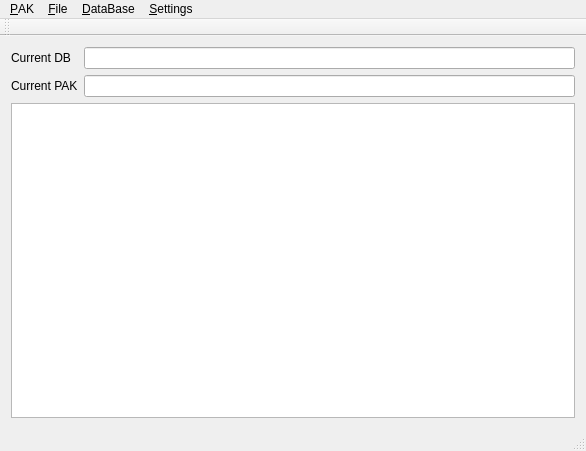
<?xml version="1.0" encoding="UTF-8"?>
<ui version="4.0">
 <class>MainWindow</class>
 <widget class="QMainWindow" name="MainWindow">
  <property name="geometry">
   <rect>
    <x>0</x>
    <y>0</y>
    <width>586</width>
    <height>451</height>
   </rect>
  </property>
  <property name="windowTitle">
   <string>AITD PAK Editor</string>
  </property>
  <property name="windowIcon">
   <iconset resource="data.qrc">
    <normaloff>:/data/AITD_PakEdit.xpm</normaloff>:/data/AITD_PakEdit.xpm</iconset>
  </property>
  <widget class="QWidget" name="centralWidget">
   <layout class="QGridLayout" name="gridLayout">
    <item row="1" column="1">
     <widget class="QLineEdit" name="lineEditPAKName">
      <property name="readOnly">
       <bool>true</bool>
      </property>
     </widget>
    </item>
    <item row="0" column="1">
     <widget class="QLineEdit" name="lineEditDBName">
      <property name="readOnly">
       <bool>true</bool>
      </property>
     </widget>
    </item>
    <item row="1" column="0">
     <widget class="QLabel" name="label">
      <property name="text">
       <string>Current PAK</string>
      </property>
     </widget>
    </item>
    <item row="0" column="0">
     <widget class="QLabel" name="label_2">
      <property name="text">
       <string>Current DB</string>
      </property>
     </widget>
    </item>
    <item row="2" column="0" colspan="2">
     <widget class="QTableWidget" name="tableWidget">
      <property name="editTriggers">
       <set>QAbstractItemView::NoEditTriggers</set>
      </property>
      <property name="dragDropOverwriteMode">
       <bool>false</bool>
      </property>
      <property name="alternatingRowColors">
       <bool>true</bool>
      </property>
      <property name="selectionMode">
       <enum>QAbstractItemView::SingleSelection</enum>
      </property>
      <property name="selectionBehavior">
       <enum>QAbstractItemView::SelectRows</enum>
      </property>
      <property name="wordWrap">
       <bool>false</bool>
      </property>
      <attribute name="horizontalHeaderCascadingSectionResizes">
       <bool>false</bool>
      </attribute>
      <attribute name="horizontalHeaderDefaultSectionSize">
       <number>70</number>
      </attribute>
      <attribute name="horizontalHeaderStretchLastSection">
       <bool>false</bool>
      </attribute>
     </widget>
    </item>
   </layout>
  </widget>
  <widget class="QMenuBar" name="menuBar">
   <property name="geometry">
    <rect>
     <x>0</x>
     <y>0</y>
     <width>586</width>
     <height>20</height>
    </rect>
   </property>
   <widget class="QMenu" name="menu_File">
    <property name="title">
     <string>&amp;PAK</string>
    </property>
    <addaction name="actionOpenPAK"/>
    <addaction name="actionSavePAK"/>
    <addaction name="actionOverwrite_PAK_uncompressed"/>
    <addaction name="separator"/>
    <addaction name="actionExport_All_Compressed"/>
    <addaction name="actionExport_All_Decompressed"/>
    <addaction name="actionExport_All_Interpreted"/>
    <addaction name="separator"/>
    <addaction name="actionExit"/>
   </widget>
   <widget class="QMenu" name="menuFile">
    <property name="title">
     <string>&amp;File</string>
    </property>
    <addaction name="actionExport_Compressed"/>
    <addaction name="actionExport_Decompressed"/>
    <addaction name="actionExport_Interpreted"/>
    <addaction name="action_Import"/>
    <addaction name="action_ImportRaw"/>
   </widget>
   <widget class="QMenu" name="menuDataBAse">
    <property name="title">
     <string>&amp;DataBase</string>
    </property>
    <addaction name="action_OpenDB"/>
    <addaction name="action_WriteDB"/>
   </widget>
   <widget class="QMenu" name="menu_Settings">
    <property name="title">
     <string>&amp;Settings</string>
    </property>
    <addaction name="actionSet_Dosbox_path"/>
    <addaction name="actionSet_PKZip_path"/>
   </widget>
   <addaction name="menu_File"/>
   <addaction name="menuFile"/>
   <addaction name="menuDataBAse"/>
   <addaction name="menu_Settings"/>
  </widget>
  <widget class="QToolBar" name="mainToolBar">
   <attribute name="toolBarArea">
    <enum>TopToolBarArea</enum>
   </attribute>
   <attribute name="toolBarBreak">
    <bool>false</bool>
   </attribute>
  </widget>
  <widget class="QStatusBar" name="statusBar"/>
  <action name="actionOpenPAK">
   <property name="enabled">
    <bool>false</bool>
   </property>
   <property name="text">
    <string>&amp;Open PAK</string>
   </property>
  </action>
  <action name="actionSavePAK">
   <property name="enabled">
    <bool>false</bool>
   </property>
   <property name="text">
    <string>Over&amp;write PAK</string>
   </property>
  </action>
  <action name="actionExit">
   <property name="text">
    <string>E&amp;xit</string>
   </property>
  </action>
  <action name="actionOverwrite_PAK_uncompressed">
   <property name="enabled">
    <bool>false</bool>
   </property>
   <property name="text">
    <string>Overwrite PAK &amp;uncompressed</string>
   </property>
  </action>
  <action name="actionExport_all_as_BMP">
   <property name="enabled">
    <bool>false</bool>
   </property>
   <property name="text">
    <string>Try to export all as &amp;picture</string>
   </property>
  </action>
  <action name="actionExport_Compressed">
   <property name="text">
    <string>Export Raw &amp;Compressed</string>
   </property>
  </action>
  <action name="action_Import">
   <property name="text">
    <string>Import &amp;Interpreted</string>
   </property>
  </action>
  <action name="action_OpenDB">
   <property name="text">
    <string>&amp;OpenDB</string>
   </property>
  </action>
  <action name="action_WriteDB">
   <property name="enabled">
    <bool>false</bool>
   </property>
   <property name="text">
    <string>Over&amp;writeDB</string>
   </property>
  </action>
  <action name="actionExport_All_Compressed">
   <property name="enabled">
    <bool>false</bool>
   </property>
   <property name="text">
    <string>Export All &amp;Compressed</string>
   </property>
  </action>
  <action name="actionExport_Decompressed">
   <property name="text">
    <string>Export Raw &amp;Decompressed</string>
   </property>
  </action>
  <action name="actionExport_Interpreted">
   <property name="text">
    <string>&amp;Export Interpreted</string>
   </property>
  </action>
  <action name="actionExport_All_Decompressed">
   <property name="enabled">
    <bool>false</bool>
   </property>
   <property name="text">
    <string>Export All &amp;Decompressed</string>
   </property>
  </action>
  <action name="actionExport_All_Interpreted">
   <property name="enabled">
    <bool>false</bool>
   </property>
   <property name="text">
    <string>Export All &amp;Interpreted</string>
   </property>
  </action>
  <action name="action_ImportRaw">
   <property name="text">
    <string>Import &amp;Raw</string>
   </property>
  </action>
  <action name="actionSet_Dosbox_path">
   <property name="text">
    <string>Set &amp;Dosbox path</string>
   </property>
  </action>
  <action name="actionSet_PKZip_path">
   <property name="text">
    <string>Set &amp;PKZip path</string>
   </property>
  </action>
 </widget>
 <layoutdefault spacing="6" margin="11"/>
 <tabstops>
  <tabstop>lineEditDBName</tabstop>
  <tabstop>lineEditPAKName</tabstop>
  <tabstop>tableWidget</tabstop>
 </tabstops>
 <resources>
  <include location="data.qrc"/>
 </resources>
 <connections/>
</ui>
